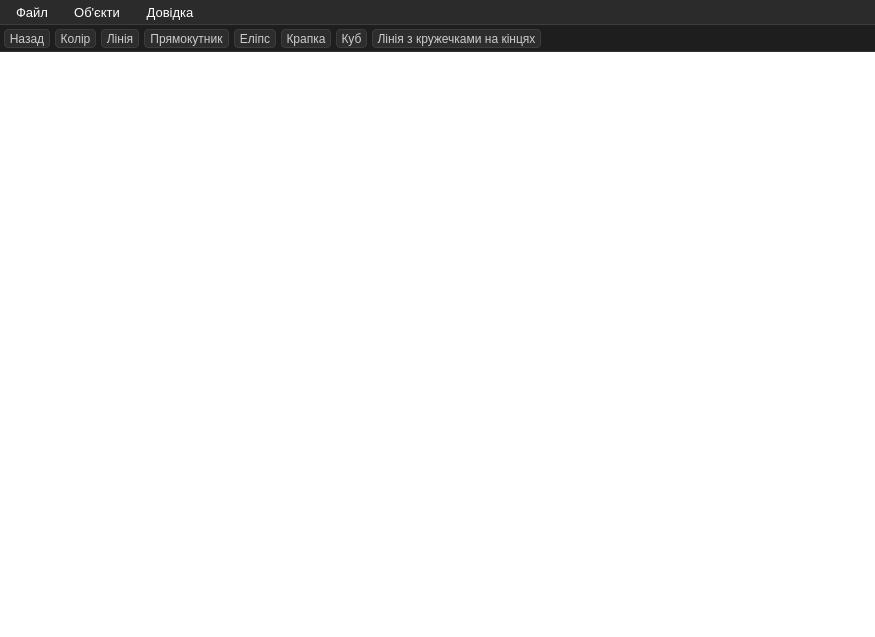
<?xml version="1.0" encoding="UTF-8"?>
<ui version="4.0">
 <class>MainWindow</class>
 <widget class="QMainWindow" name="MainWindow">
  <property name="geometry">
   <rect>
    <x>0</x>
    <y>0</y>
    <width>875</width>
    <height>637</height>
   </rect>
  </property>
  <property name="styleSheet">
   <string notr="true">
QWidget {
background-color: rgb(255, 255, 255);
}
QMenuBar {
    background-color: #2b2b2b;
    color: #ffffff;
    border-bottom: 1px solid #3d3d3d;
    font-size: 13px;
}

QMenuBar::item {
    background-color: transparent;
    padding: 5px 10px;
    border-radius: 4px;
}

QMenuBar::item:selected { 
    background-color: #3e3e3e;
}

QMenuBar::item:pressed {
    background-color: #007acc;
}


QMenu {
    background-color: #252526;
    color: #ffffff;
    border: 1px solid #3d3d3d;
    padding: 4px;
}

QMenu::item {
    padding: 6px 24px 6px 12px;
    border-radius: 3px;
}

QMenu::item:selected { 
    background-color: #094771;
    color: #ffffff;
}

QMenu::separator { 
    height: 1px;
    background: #3d3d3d;
    margin: 4px 6px;
}


QToolBar {
    background-color: #1e1e1e;
    border-bottom: 1px solid #333333;
    padding: 4px;
    spacing: 5px; 
}


QToolBar QToolButton {
    background-color: #2d2d2d;
    color: #cccccc;
    border: 1px solid #3c3c3c;
    border-radius: 4px;
    padding: 0 px, 0 px;
    font-size: 12px;
}

QToolBar QToolButton:hover { 
    background-color: #3e3e3e;
    color: #ffffff;
    border-color: #555555;
}


QToolBar QToolButton:checked { 
    background-color: #007acc;
    color: #ffffff;
    border: 1px solid #0098ff;
    font-weight: bold;
}

QToolBar QToolButton:pressed {
    background-color: #005a9e;
}


QToolBar::separator {
    width: 1px;
    background-color: #444444;
    margin: 4px 6px;
}


</string>
  </property>
  <widget class="QWidget" name="centralwidget">
   <property name="palette">
    <palette>
     <active>
      <colorrole role="Button">
       <brush brushstyle="SolidPattern">
        <color alpha="255">
         <red>255</red>
         <green>255</green>
         <blue>255</blue>
        </color>
       </brush>
      </colorrole>
      <colorrole role="Base">
       <brush brushstyle="SolidPattern">
        <color alpha="255">
         <red>255</red>
         <green>255</green>
         <blue>255</blue>
        </color>
       </brush>
      </colorrole>
      <colorrole role="Window">
       <brush brushstyle="SolidPattern">
        <color alpha="255">
         <red>255</red>
         <green>255</green>
         <blue>255</blue>
        </color>
       </brush>
      </colorrole>
     </active>
     <inactive>
      <colorrole role="Button">
       <brush brushstyle="SolidPattern">
        <color alpha="255">
         <red>255</red>
         <green>255</green>
         <blue>255</blue>
        </color>
       </brush>
      </colorrole>
      <colorrole role="Base">
       <brush brushstyle="SolidPattern">
        <color alpha="255">
         <red>255</red>
         <green>255</green>
         <blue>255</blue>
        </color>
       </brush>
      </colorrole>
      <colorrole role="Window">
       <brush brushstyle="SolidPattern">
        <color alpha="255">
         <red>255</red>
         <green>255</green>
         <blue>255</blue>
        </color>
       </brush>
      </colorrole>
     </inactive>
     <disabled>
      <colorrole role="Button">
       <brush brushstyle="SolidPattern">
        <color alpha="255">
         <red>255</red>
         <green>255</green>
         <blue>255</blue>
        </color>
       </brush>
      </colorrole>
      <colorrole role="Base">
       <brush brushstyle="SolidPattern">
        <color alpha="255">
         <red>255</red>
         <green>255</green>
         <blue>255</blue>
        </color>
       </brush>
      </colorrole>
      <colorrole role="Window">
       <brush brushstyle="SolidPattern">
        <color alpha="255">
         <red>255</red>
         <green>255</green>
         <blue>255</blue>
        </color>
       </brush>
      </colorrole>
     </disabled>
    </palette>
   </property>
  </widget>
  <widget class="QStatusBar" name="statusbar"/>
  <widget class="QToolBar" name="toolBar">
   <property name="windowTitle">
    <string>toolBar</string>
   </property>
   <property name="movable">
    <bool>false</bool>
   </property>
   <attribute name="toolBarArea">
    <enum>TopToolBarArea</enum>
   </attribute>
   <attribute name="toolBarBreak">
    <bool>false</bool>
   </attribute>
   <addaction name="back"/>
   <addaction name="color"/>
   <addaction name="line"/>
   <addaction name="rectangle"/>
   <addaction name="ellipse"/>
   <addaction name="point"/>
   <addaction name="cube"/>
   <addaction name="lineOO"/>
  </widget>
  <widget class="QMenuBar" name="menuBar">
   <property name="geometry">
    <rect>
     <x>0</x>
     <y>0</y>
     <width>875</width>
     <height>27</height>
    </rect>
   </property>
   <widget class="QMenu" name="file">
    <property name="title">
     <string>Файл</string>
    </property>
    <addaction name="back"/>
   </widget>
   <widget class="QMenu" name="objects">
    <property name="title">
     <string>Об'єкти</string>
    </property>
    <addaction name="lineOO"/>
    <addaction name="cube"/>
    <addaction name="line"/>
    <addaction name="rectangle"/>
    <addaction name="ellipse"/>
    <addaction name="point"/>
   </widget>
   <widget class="QMenu" name="info">
    <property name="title">
     <string>Довідка</string>
    </property>
   </widget>
   <addaction name="file"/>
   <addaction name="objects"/>
   <addaction name="info"/>
  </widget>
  <action name="line">
   <property name="checkable">
    <bool>true</bool>
   </property>
   <property name="text">
    <string>Лінія</string>
   </property>
   <property name="toolTip">
    <string>Малювання лінії</string>
   </property>
  </action>
  <action name="rectangle">
   <property name="checkable">
    <bool>true</bool>
   </property>
   <property name="text">
    <string>Прямокутник</string>
   </property>
   <property name="toolTip">
    <string>Малювання прямокутника від центра</string>
   </property>
  </action>
  <action name="ellipse">
   <property name="checkable">
    <bool>true</bool>
   </property>
   <property name="text">
    <string>Еліпс</string>
   </property>
   <property name="toolTip">
    <string>Малювання еліпса</string>
   </property>
  </action>
  <action name="point">
   <property name="checkable">
    <bool>true</bool>
   </property>
   <property name="text">
    <string>Крапка</string>
   </property>
   <property name="toolTip">
    <string>Малювання крапки</string>
   </property>
  </action>
  <action name="back">
   <property name="text">
    <string>Назад</string>
   </property>
   <property name="toolTip">
    <string>Відмінити останню дію</string>
   </property>
   <property name="shortcut">
    <string>Ctrl+Z</string>
   </property>
   <property name="menuRole">
    <enum>QAction::MenuRole::NoRole</enum>
   </property>
  </action>
  <action name="color">
   <property name="text">
    <string>Колір</string>
   </property>
   <property name="toolTip">
    <string>Вибрати колір</string>
   </property>
   <property name="menuRole">
    <enum>QAction::MenuRole::NoRole</enum>
   </property>
  </action>
  <action name="cube">
   <property name="checkable">
    <bool>true</bool>
   </property>
   <property name="text">
    <string>Куб</string>
   </property>
   <property name="toolTip">
    <string>Малювання куба</string>
   </property>
   <property name="menuRole">
    <enum>QAction::MenuRole::NoRole</enum>
   </property>
  </action>
  <action name="lineOO">
   <property name="checkable">
    <bool>true</bool>
   </property>
   <property name="text">
    <string>Лінія з кружечками на кінцях</string>
   </property>
   <property name="toolTip">
    <string>Малювання лінії з кружечками на кінцях</string>
   </property>
   <property name="menuRole">
    <enum>QAction::MenuRole::NoRole</enum>
   </property>
  </action>
 </widget>
 <resources/>
 <connections/>
</ui>
